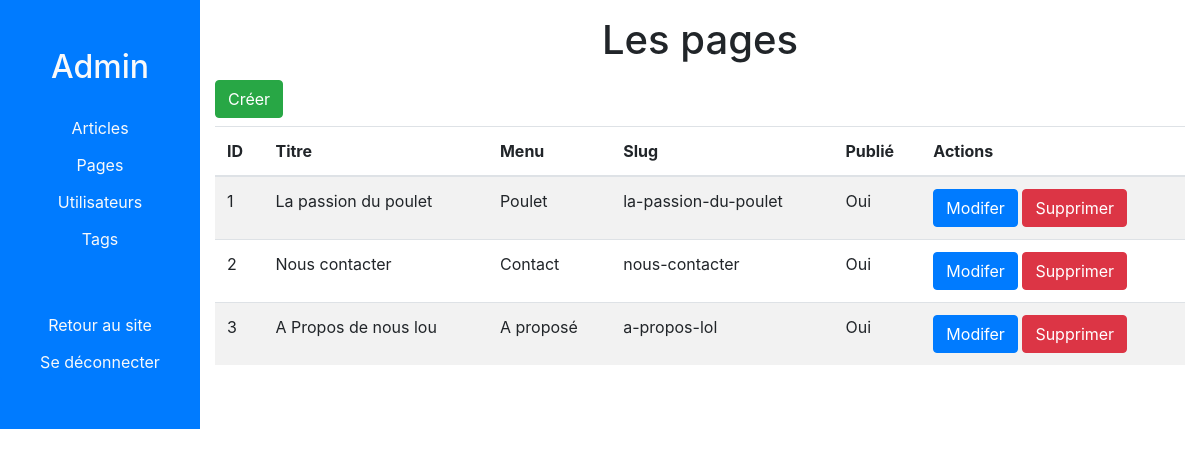
The app's page /admin/pages (signed in), older data.
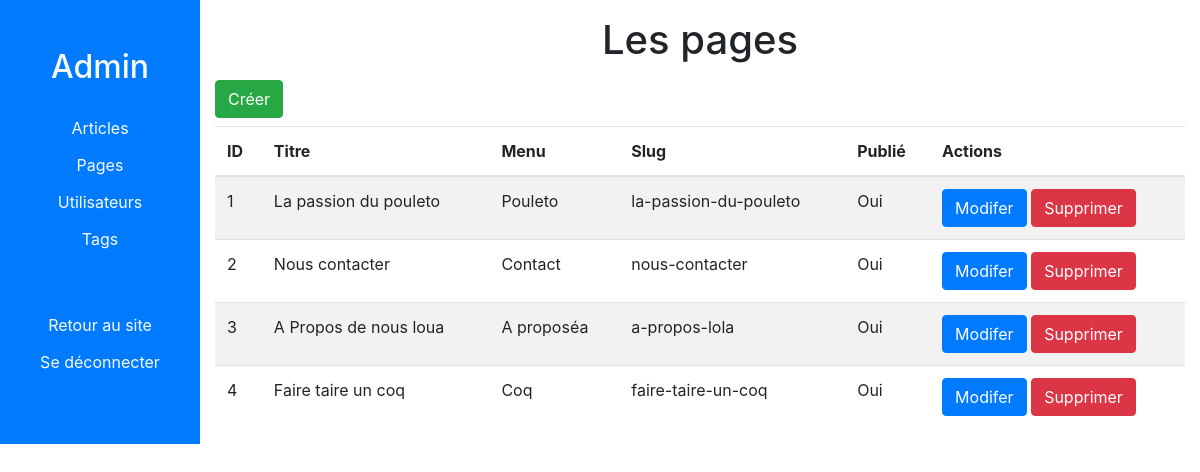
The same page, newer data.
### views.py (models this page shows, shortened)
class Page(db.Model):
    id = db.Column(db.Integer, primary_key=True)
    title = db.Column(db.String(200), nullable=False)
    nav_label = db.Column(db.String(50), nullable=False)
    slug = db.Column(db.String(100), nullable=False, unique=True)
    content = db.Column(db.Text, nullable=False)
    creation_date = db.Column(db.DateTime, nullable=False, default=datetime.utcnow)
    published = db.Column(db.Boolean, nullable=False, default=False)

### views.py (the view)
@app.route('/admin/pages')
@login_required
def admin_pages():
    pages = Page.query.all()
    return render_template('admin-pages.html', pages=pages)

### views.py (called while the page is built)
@login_manager.user_loader
def load_user(user_id):
    return User.query.get(user_id)

@app.context_processor
def inject_pages():
    pages = Page.query.filter_by(published=True)
    return {'site_pages': pages}

### templates/admin-pages.html (shortened to what this page needs)
{% extends 'admin.html' %}
{% block admin_content %}
    <div class="text-center mt-3">
        <h1>Les pages</h1>
    </div>
    <a class="btn btn-success my-2" href="{{ url_for('admin_pages_create') }}">Créer</a>
    <table class="table table-striped">
        <thead>
            <tr>
                <th>ID</th>
                <th>Titre</th>
                <th>Menu</th>
                <th>Slug</th>
                <th>Publié</th>
                <th>Actions</th>
            </tr>
        </thead>
        <tbody>
            {% for page in pages %}
            <tr>
                <td>{{ page.id }}</td>
                <td>{{ page.title }}</td>
                <td>{{ page.nav_label }}</td>
                <td>{{ page.slug }}</td>
                <td>{{ page.published and 'Oui' or 'Non' }}</td>
                <td>
                    <a class="btn btn-primary" href="{{ url_for('admin_pages_edit', page_id=page.id) }}">
                        Modifer
                    </a>
                    <form action="{{ url_for('admin_pages_delete', page_id=page.id) }}" method="POST" class="d-inline">
                        <input type="submit" class="btn btn-danger" value="Supprimer">
                    </form>
                </td>
            </tr>
            {% endfor %}
        </tbody>
    </table>
{% endblock %}

### templates/admin.html (shortened to what this page needs)
{% extends 'base.html' %}
{% block content %}
    <div class="container-fluid">
        <div class="row">
            <div class="col-md-2 text-light bg-primary p-0 pb-5">
                <div class="btn-group-vertical w-100">
                    <h2 class="mt-5 mb-4 mx-auto">Admin</h2>
                    <button type="button" class="btn btn-primary">
                        <a class="text-light" href="{{ url_for('admin_posts') }}">Articles</a>
                    </button>
                    <button type="button" class="btn btn-primary">
                        <a class="text-light" href="{{ url_for('admin_pages') }}">Pages</a>
                    </button>
                    <button type="button" class="btn btn-primary">
                        <a class="text-light" href="{{ url_for('admin_users') }}">Utilisateurs</a>
                    </button>
                    <button type="button" class="btn btn-primary">
                        <a class="text-light" href="{{ url_for('admin_tags') }}">Tags</a>
                    </button>
                    <button type="button" class="btn btn-primary mt-5">
                        <a class="text-light" href="{{ url_for('index') }}">Retour au site</a>
                    </button>
                    <button type="button" class="btn btn-primary">
                        <a class="text-light" href="{{ url_for('logout') }}">Se déconnecter</a>
                    </button>
                </div>
            </div>
            <div class="col-md-10">
                {% block admin_content %}{% endblock %}
            </div>
        </div>
    </div>
{% endblock %}

### templates/base.html (shortened to what this page needs)
<!DOCTYPE html>
<html lang="fr">
<head>
    <link rel="stylesheet" href="https://maxcdn.bootstrapcdn.com/bootstrap/4.5.2/css/bootstrap.min.css">
    <link rel="stylesheet" href="{{ url_for('static', filename='css/style.css') }}">
</head>
<body>
    {% block content %}{% endblock %}
</html>

Row changes from the older to the newer data that the page shows:
changed Page id 1: title "La passion du poulet" → "La passion du pouleto"; nav_label "Poulet" → "Pouleto"; slug "la-passion-du-poulet" → "la-passion-du-pouleto"
changed Page id 3: title "A Propos de nous lou" → "A Propos de nous loua"; nav_label "A proposé" → "A proposéa"; slug "a-propos-lol" → "a-propos-lola"
added Page: id "4", title "Faire taire un coq", nav_label "Coq", slug "faire-taire-un-coq", published "Oui"
